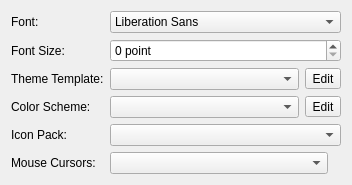
          <widget class="QWidget" name="tab_themes">
           <attribute name="title">
            <string>Theme</string>
           </attribute>
           <layout class="QFormLayout" name="formLayout_5">
            <item row="0" column="0">
             <widget class="QLabel" name="label_12">
              <property name="text">
               <string>Font:</string>
              </property>
             </widget>
            </item>
            <item row="0" column="1">
             <widget class="QFontComboBox" name="font_session_theme">
              <property name="editable">
               <bool>false</bool>
              </property>
             </widget>
            </item>
            <item row="1" column="0">
             <widget class="QLabel" name="label_14">
              <property name="text">
               <string>Font Size:</string>
              </property>
             </widget>
            </item>
            <item row="1" column="1">
             <widget class="QSpinBox" name="spin_session_fontsize">
              <property name="suffix">
               <string> point</string>
              </property>
             </widget>
            </item>
            <item row="2" column="0">
             <widget class="QLabel" name="label_16">
              <property name="text">
               <string>Theme Template:</string>
              </property>
             </widget>
            </item>
            <item row="2" column="1">
             <layout class="QHBoxLayout" name="horizontalLayout_12">
              <item>
               <widget class="QComboBox" name="combo_session_themefile">
                <property name="sizeAdjustPolicy">
                 <enum>QComboBox::AdjustToContents</enum>
                </property>
               </widget>
              </item>
              <item>
               <widget class="QToolButton" name="tool_session_newtheme">
                <property name="toolTip">
                 <string>Create/Edit a theme template (Advanced)</string>
                </property>
                <property name="statusTip">
                 <string/>
                </property>
                <property name="text">
                 <string>Edit</string>
                </property>
                <property name="toolButtonStyle">
                 <enum>Qt::ToolButtonTextBesideIcon</enum>
                </property>
               </widget>
              </item>
             </layout>
            </item>
            <item row="3" column="0">
             <widget class="QLabel" name="label_17">
              <property name="text">
               <string>Color Scheme:</string>
              </property>
             </widget>
            </item>
            <item row="3" column="1">
             <layout class="QHBoxLayout" name="horizontalLayout_19">
              <item>
               <widget class="QComboBox" name="combo_session_colorfile">
                <property name="sizeAdjustPolicy">
                 <enum>QComboBox::AdjustToContents</enum>
                </property>
               </widget>
              </item>
              <item>
               <widget class="QToolButton" name="tool_session_newcolor">
                <property name="toolTip">
                 <string>Create/Edit a color scheme</string>
                </property>
                <property name="statusTip">
                 <string/>
                </property>
                <property name="text">
                 <string>Edit</string>
                </property>
                <property name="toolButtonStyle">
                 <enum>Qt::ToolButtonTextBesideIcon</enum>
                </property>
               </widget>
              </item>
             </layout>
            </item>
            <item row="4" column="0">
             <widget class="QLabel" name="label_18">
              <property name="text">
               <string>Icon Pack:</string>
              </property>
             </widget>
            </item>
            <item row="4" column="1">
             <widget class="QComboBox" name="combo_session_icontheme"/>
            </item>
            <item row="5" column="0">
             <widget class="QLabel" name="label_31">
              <property name="text">
               <string>Mouse Cursors:</string>
              </property>
             </widget>
            </item>
            <item row="5" column="1">
             <layout class="QHBoxLayout" name="horizontalLayout_2">
              <item>
               <widget class="QComboBox" name="combo_session_cursortheme">
                <property name="sizePolicy">
                 <sizepolicy hsizetype="MinimumExpanding" vsizetype="Fixed">
                  <horstretch>0</horstretch>
                  <verstretch>0</verstretch>
                 </sizepolicy>
                </property>
               </widget>
              </item>
              <item>
               <widget class="QLabel" name="label_cursor_sample">
                <property name="sizePolicy">
                 <sizepolicy hsizetype="Preferred" vsizetype="Preferred">
                  <horstretch>0</horstretch>
                  <verstretch>0</verstretch>
                 </sizepolicy>
                </property>
                <property name="toolTip">
                 <string notr="true"/>
                </property>
                <property name="text">
                 <string notr="true"/>
                </property>
                <property name="scaledContents">
                 <bool>true</bool>
                </property>
                <property name="alignment">
                 <set>Qt::AlignRight|Qt::AlignTrailing|Qt::AlignVCenter</set>
                </property>
               </widget>
              </item>
             </layout>
            </item>
           </layout>
          </widget>
